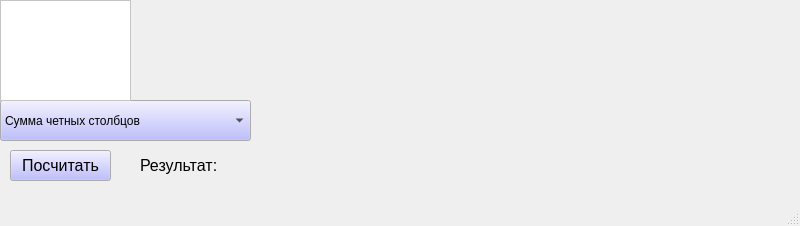
<?xml version="1.0" encoding="UTF-8"?>
<ui version="4.0">
 <class>MainWindow</class>
 <widget class="QMainWindow" name="MainWindow">
  <property name="geometry">
   <rect>
    <x>0</x>
    <y>0</y>
    <width>800</width>
    <height>226</height>
   </rect>
  </property>
  <property name="windowTitle">
   <string>MainWindow</string>
  </property>
  <widget class="QWidget" name="centralwidget">
   <widget class="QComboBox" name="comboBox">
    <property name="geometry">
     <rect>
      <x>0</x>
      <y>100</y>
      <width>251</width>
      <height>41</height>
     </rect>
    </property>
    <property name="palette">
     <palette>
      <active>
       <colorrole role="Button">
        <brush brushstyle="SolidPattern">
         <color alpha="255">
          <red>170</red>
          <green>170</green>
          <blue>255</blue>
         </color>
        </brush>
       </colorrole>
      </active>
      <inactive>
       <colorrole role="Button">
        <brush brushstyle="SolidPattern">
         <color alpha="255">
          <red>170</red>
          <green>170</green>
          <blue>255</blue>
         </color>
        </brush>
       </colorrole>
      </inactive>
      <disabled>
       <colorrole role="Button">
        <brush brushstyle="SolidPattern">
         <color alpha="255">
          <red>170</red>
          <green>170</green>
          <blue>255</blue>
         </color>
        </brush>
       </colorrole>
      </disabled>
     </palette>
    </property>
    <item>
     <property name="text">
      <string>Сумма четных столбцов</string>
     </property>
    </item>
    <item>
     <property name="text">
      <string>Сумма нечетных столбцов</string>
     </property>
    </item>
   </widget>
   <widget class="QTextEdit" name="textEdit">
    <property name="geometry">
     <rect>
      <x>0</x>
      <y>0</y>
      <width>131</width>
      <height>101</height>
     </rect>
    </property>
    <property name="palette">
     <palette>
      <active>
       <colorrole role="Button">
        <brush brushstyle="SolidPattern">
         <color alpha="255">
          <red>170</red>
          <green>170</green>
          <blue>255</blue>
         </color>
        </brush>
       </colorrole>
       <colorrole role="Window">
        <brush brushstyle="SolidPattern">
         <color alpha="255">
          <red>255</red>
          <green>255</green>
          <blue>255</blue>
         </color>
        </brush>
       </colorrole>
      </active>
      <inactive>
       <colorrole role="Button">
        <brush brushstyle="SolidPattern">
         <color alpha="255">
          <red>170</red>
          <green>170</green>
          <blue>255</blue>
         </color>
        </brush>
       </colorrole>
       <colorrole role="Window">
        <brush brushstyle="SolidPattern">
         <color alpha="255">
          <red>255</red>
          <green>255</green>
          <blue>255</blue>
         </color>
        </brush>
       </colorrole>
      </inactive>
      <disabled>
       <colorrole role="Button">
        <brush brushstyle="SolidPattern">
         <color alpha="255">
          <red>170</red>
          <green>170</green>
          <blue>255</blue>
         </color>
        </brush>
       </colorrole>
       <colorrole role="Base">
        <brush brushstyle="SolidPattern">
         <color alpha="255">
          <red>255</red>
          <green>255</green>
          <blue>255</blue>
         </color>
        </brush>
       </colorrole>
       <colorrole role="Window">
        <brush brushstyle="SolidPattern">
         <color alpha="255">
          <red>255</red>
          <green>255</green>
          <blue>255</blue>
         </color>
        </brush>
       </colorrole>
      </disabled>
     </palette>
    </property>
   </widget>
   <widget class="QPushButton" name="pushButton">
    <property name="geometry">
     <rect>
      <x>10</x>
      <y>150</y>
      <width>101</width>
      <height>31</height>
     </rect>
    </property>
    <property name="palette">
     <palette>
      <active>
       <colorrole role="Button">
        <brush brushstyle="SolidPattern">
         <color alpha="255">
          <red>170</red>
          <green>170</green>
          <blue>255</blue>
         </color>
        </brush>
       </colorrole>
      </active>
      <inactive>
       <colorrole role="Button">
        <brush brushstyle="SolidPattern">
         <color alpha="255">
          <red>170</red>
          <green>170</green>
          <blue>255</blue>
         </color>
        </brush>
       </colorrole>
      </inactive>
      <disabled>
       <colorrole role="Button">
        <brush brushstyle="SolidPattern">
         <color alpha="255">
          <red>170</red>
          <green>170</green>
          <blue>255</blue>
         </color>
        </brush>
       </colorrole>
      </disabled>
     </palette>
    </property>
    <property name="font">
     <font>
      <pointsize>12</pointsize>
     </font>
    </property>
    <property name="text">
     <string>Посчитать</string>
    </property>
   </widget>
   <widget class="QLabel" name="label">
    <property name="geometry">
     <rect>
      <x>140</x>
      <y>150</y>
      <width>121</width>
      <height>31</height>
     </rect>
    </property>
    <property name="palette">
     <palette>
      <active>
       <colorrole role="Button">
        <brush brushstyle="SolidPattern">
         <color alpha="255">
          <red>170</red>
          <green>170</green>
          <blue>255</blue>
         </color>
        </brush>
       </colorrole>
      </active>
      <inactive>
       <colorrole role="Button">
        <brush brushstyle="SolidPattern">
         <color alpha="255">
          <red>170</red>
          <green>170</green>
          <blue>255</blue>
         </color>
        </brush>
       </colorrole>
      </inactive>
      <disabled>
       <colorrole role="Button">
        <brush brushstyle="SolidPattern">
         <color alpha="255">
          <red>170</red>
          <green>170</green>
          <blue>255</blue>
         </color>
        </brush>
       </colorrole>
      </disabled>
     </palette>
    </property>
    <property name="font">
     <font>
      <pointsize>12</pointsize>
     </font>
    </property>
    <property name="autoFillBackground">
     <bool>false</bool>
    </property>
    <property name="text">
     <string>Результат:</string>
    </property>
   </widget>
  </widget>
  <widget class="QMenuBar" name="menubar">
   <property name="geometry">
    <rect>
     <x>0</x>
     <y>0</y>
     <width>800</width>
     <height>21</height>
    </rect>
   </property>
  </widget>
  <widget class="QStatusBar" name="statusbar"/>
 </widget>
 <resources/>
 <connections/>
</ui>
